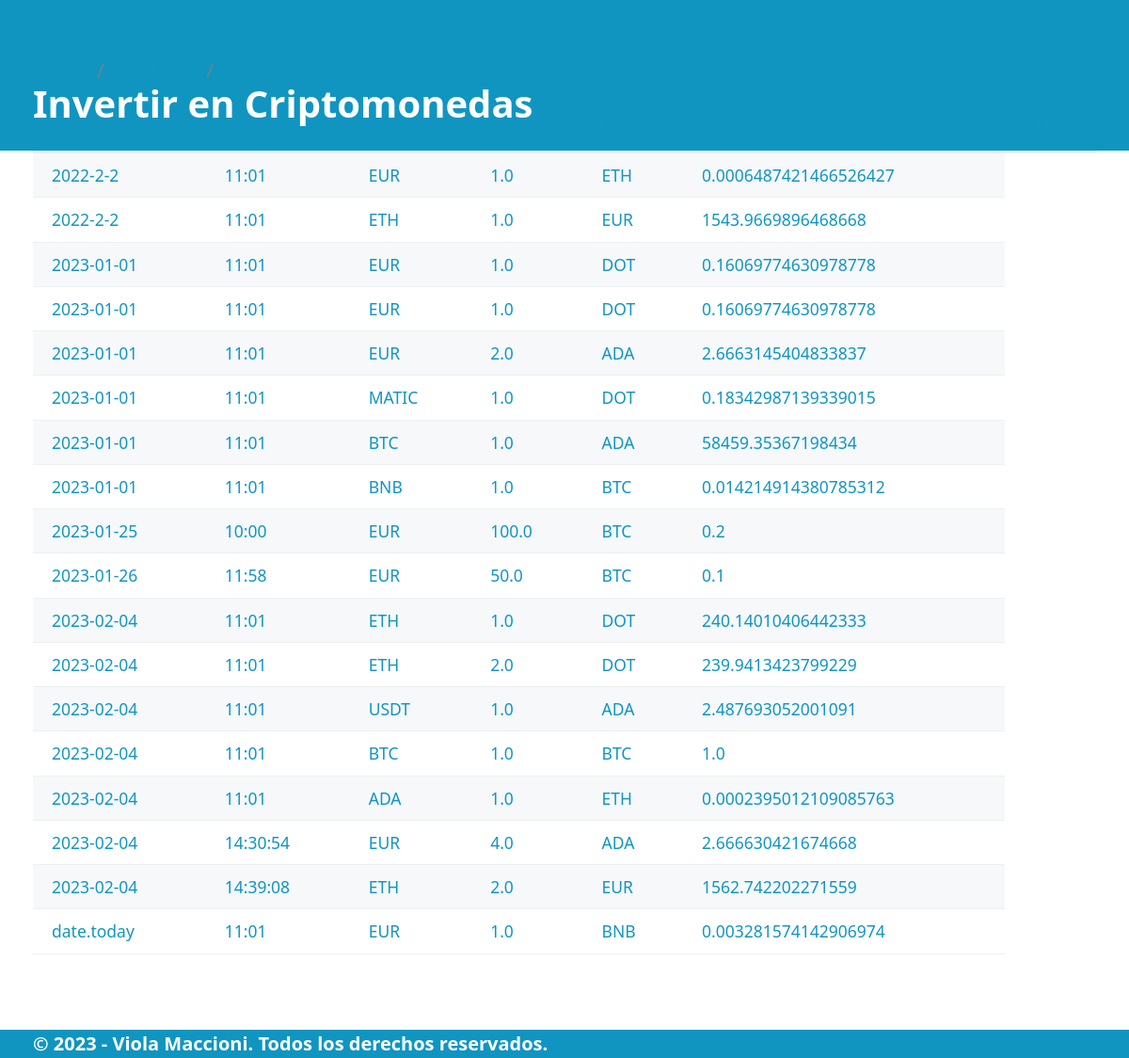
The page / on the database its author committed.
### tables this page shows
CREATE TABLE "movements" (
	"id"	INTEGER,
	"date"	TEXT NOT NULL,
	"time"	TEXT NOT NULL,
	"moneda_from"	TEXT NOT NULL,
	"cantidad_from"	REAL NOT NULL,
	"moneda_to"	TEXT NOT NULL,
	"cantidad_to"	REAL NOT NULL,
	PRIMARY KEY("id" AUTOINCREMENT)
);

### registro_ig/routes.py (the view)
@app.route("/")
def index():
    registros = select_all()
    datos_mov=[
        {"id":1, "date":"2023-25-01", "time":"11:55", "moneda_from":"EUR", "cantidad_from":1000.0, "moneda_to":"BTC", "cantidad_to":"0.2"}
    ]
    return render_template("index.html",pageTitle="Todos",data=registros)#data esta en index con jinja, y aqui creamos la variable asignandole la lista de diccionario data_mov

### registro_ig/models.py (called while the page is built)
def select_all():#importo todo lo que hay en el form sql a la pagina html
    connect = Conexion("select id,date,time,moneda_from,cantidad_from,moneda_to,cantidad_to from movements order by date;")
    columnas= connect.res.description#capturo los nombres de columnas
    filas = connect.res.fetchall()#capturo las filas de datos
    resultado= []#lista para guadar diccionario
    for fila in filas:
        dato={}#crear un diccionario para cada registro
        posicion=0#crear una posicion de columna para adjuntar y incrementar
        for campo in columnas:
            dato[campo[0]]=fila[posicion]#el campo columna es siempre en 0
            posicion += 1
        resultado.append(dato)
    connect.con.close()
    return resultado

### registro_ig/templates/index.html
{% extends "base.html" %}
{% block section %}
{% if data %}
    <table role="grid">
        <thead>
            <tr>
                <th>Fecha</th>
                <th>Hora</th>
                <th>From</th>
                <th>Q</th>
                <th>To</th>
                <th>Q</th>
                <th>P.U</th>
            </tr>
        </thead>
        <tbody>
            {% for movements in data %}
            <tr>
                <td>{{movements.date}}</td>
                <td>{{movements.time}}</td>
                <td>{{movements.moneda_from}}</td>
                <td>{{movements.cantidad_from}}</td>
                <td>{{movements.moneda_to}}</td>
                <td>{{movements.cantidad_to}}</td>
             </tr>
            {% endfor %}
        </tbody>
    </table>
{% else %}
<h3>No existen datos de movimientos...</h3>
{% endif %}
{% endblock %}

### registro_ig/templates/base.html (shortened to what this page needs)
<!DOCTYPE html>
<html lang="en">
<head>
    <link rel="stylesheet" href="/static/css/pico.css">
    <link rel="stylesheet" href="/static/css/styles.css">
</head>
<body>
    <header>
        <div class="container">
            Invertir en Criptomonedas
        </div>
    </header>
        <nav aria-label="breadcrumb" class="container">
            <ul>
              <li><a href="/">Home</a></li>
              <li><a href="/purchase">Purchase</a></li>
              <li><a href="/status">Status<a>
            </ul>
          </nav>
    <section class="container">
        {% block section %}
        {% endblock %}
    </section>
    <footer>
        <div class="container">
            &copy; 2023 - Viola Maccioni. Todos los derechos reservados.
        </div>
    </footer>
</body>
</html>

### registro_ig/static/css/styles.css (style rules this page uses)
footer { background-color: var(--primary); color: var(--primary-inverse); font-size: 1.0em; font-weight: bold; }
header { background-color: var(--primary); color: var(--primary-inverse); font-size: 2.0em; font-weight: bold; }
body { min-height: 108vh; display: grid; grid-template-rows: auto 40px 1fr auto; margin: 1; }

### rows shown on the page
movements: date "2022-2-2", time "11:01", moneda_from "EUR", cantidad_from "1.0", moneda_to "ETH", cantidad_to "0.0006487421466526427"
movements: date "2022-2-2", time "11:01", moneda_from "ETH", cantidad_from "1.0", moneda_to "EUR", cantidad_to "1543.9669896468668"
movements: date "2023-01-01", time "11:01", moneda_from "EUR", cantidad_from "1.0", moneda_to "DOT", cantidad_to "0.16069774630978778"
movements: date "2023-01-01", time "11:01", moneda_from "EUR", cantidad_from "1.0", moneda_to "DOT", cantidad_to "0.16069774630978778"
movements: date "2023-01-01", time "11:01", moneda_from "EUR", cantidad_from "2.0", moneda_to "ADA", cantidad_to "2.6663145404833837"
movements: date "2023-01-01", time "11:01", moneda_from "MATIC", cantidad_from "1.0", moneda_to "DOT", cantidad_to "0.18342987139339015"
movements: date "2023-01-01", time "11:01", moneda_from "BTC", cantidad_from "1.0", moneda_to "ADA", cantidad_to "58459.35367198434"
movements: date "2023-01-01", time "11:01", moneda_from "BNB", cantidad_from "1.0", moneda_to "BTC", cantidad_to "0.014214914380785312"
movements: date "2023-01-25", time "10:00", moneda_from "EUR", cantidad_from "100.0", moneda_to "BTC", cantidad_to "0.2"
movements: date "2023-01-26", time "11:58", moneda_from "EUR", cantidad_from "50.0", moneda_to "BTC", cantidad_to "0.1"
movements: date "2023-02-04", time "11:01", moneda_from "ETH", cantidad_from "1.0", moneda_to "DOT", cantidad_to "240.14010406442333"
movements: date "2023-02-04", time "11:01", moneda_from "ETH", cantidad_from "2.0", moneda_to "DOT", cantidad_to "239.9413423799229"
movements: date "2023-02-04", time "11:01", moneda_from "USDT", cantidad_from "1.0", moneda_to "ADA", cantidad_to "2.487693052001091"
movements: date "2023-02-04", time "11:01", moneda_from "BTC", cantidad_from "1.0", moneda_to "BTC", cantidad_to "1.0"
movements: date "2023-02-04", time "11:01", moneda_from "ADA", cantidad_from "1.0", moneda_to "ETH", cantidad_to "0.0002395012109085763"
movements: date "2023-02-04", time "14:30:54", moneda_from "EUR", cantidad_from "4.0", moneda_to "ADA", cantidad_to "2.666630421674668"
movements: date "2023-02-04", time "14:39:08", moneda_from "ETH", cantidad_from "2.0", moneda_to "EUR", cantidad_to "1562.742202271559"
movements: date "date.today", time "11:01", moneda_from "EUR", cantidad_from "1.0", moneda_to "BNB", cantidad_to "0.003281574142906974"
